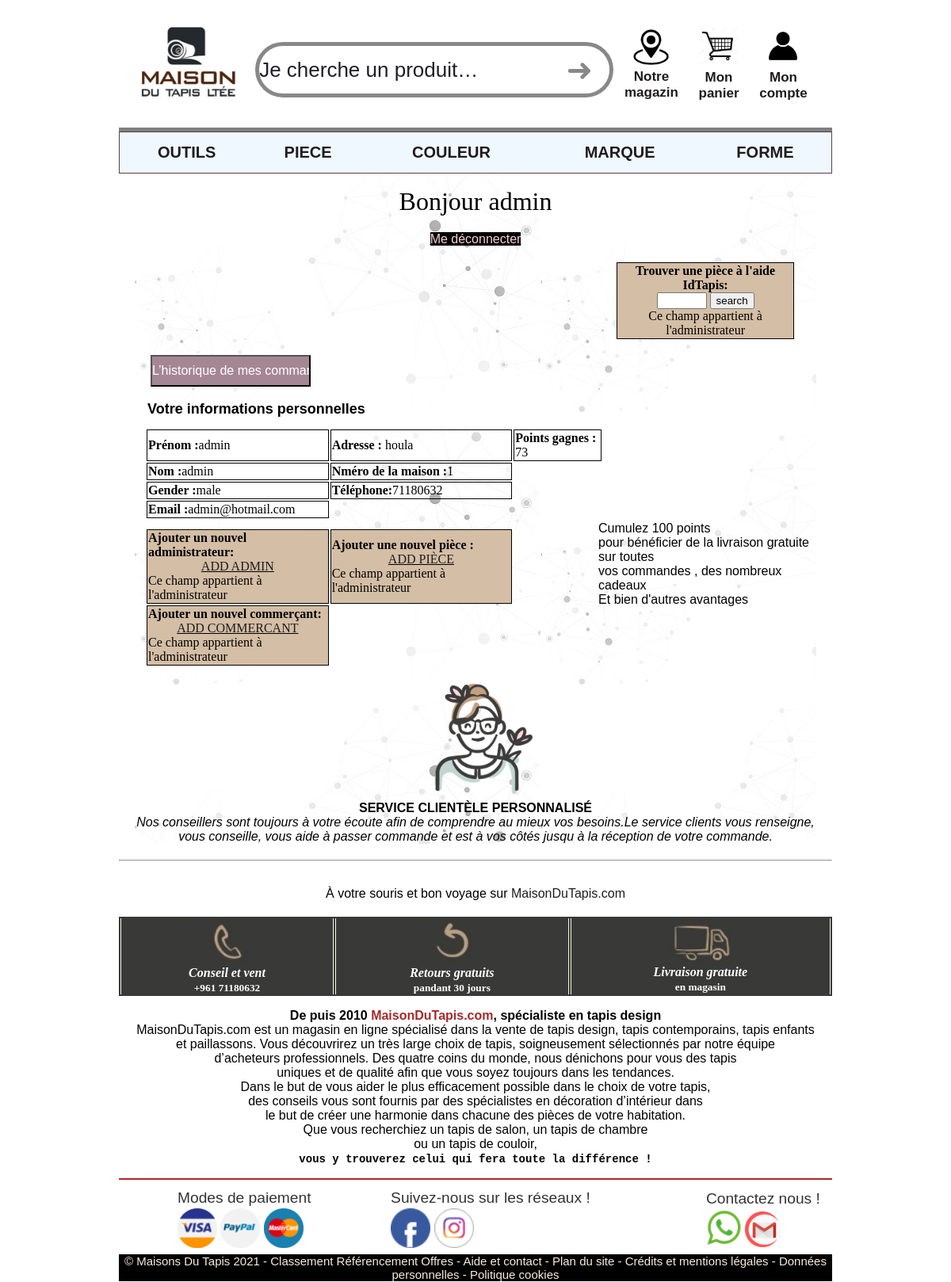
Screenshot of /tapis/compte.php (signed in) with the database file from the repository.
### tables this page shows
CREATE TABLE `user` (
  `userId` int(11) NOT NULL,
  `admin` int(11) DEFAULT 0,
  `nom` varchar(50) DEFAULT NULL,
  `prenom` varchar(50) DEFAULT NULL,
  `email` varchar(50) DEFAULT NULL,
  `password` varchar(50) DEFAULT NULL,
  `gender` varchar(20) DEFAULT NULL,
  `nbpoint` int(11) DEFAULT 0,
  `tel` varchar(20) DEFAULT NULL,
  `nbmaison` varchar(20) DEFAULT NULL,
  `addresse` varchar(50) DEFAULT 'beirout',
  `dateUser` date DEFAULT curdate()
);

### tapis/compte.php (the view, shortened to what this page needs)
<!DOCTYPE html>
<html>
<head>
    <link rel="stylesheet" href="searchcss1.css">
    <link rel="stylesheet" href="home.css">
</head>
<body>
    <header>
        <div class="container">
            <table>
                <tr>
                    <td>
                        <a href="home.php"><img src="photo\brand.png " width='150px' hight='150px' id="logo">
                        </a>
                    </td>
                    <td>
                    <div class="flexsearch" id="search">
                            <div class="flexsearch--wrapper">
                                <form class="flexsearch--form" action="search.php" method="GET">
                                    <div class="flexsearch--input-wrapper">
                                        <input class="flexsearch--input" type="search"
                                            placeholder="Je cherche un produit…" name="search">
                                    </div>
                                    <input class="flexsearch--submit" type="submit" name="submit" value="&#10140;" />
                                </form>
                            </div>
                        </div>
                    </td>
                    <td style="padding-top: 3px; padding-right:15px ;">
                        <a href="https://goo.gl/maps/BrDynxbym1YPUgUd6" style="color:rgb(31, 28, 28) ;top: 2px;"><img
                                src="photo\location.png" width='45px' hight='40px'> <br /> <b> Notre<br /> magazin </b>
                        </a>
                    </td>
                    <td style=" padding-right:15px ;">
                        <a href="panier.php"><img src="photo\panier.jpg " width='50px' hight='55px'> <br /><b>
                                Mon <br /> panier </b> </a>
                    </td>
                    <td style=" padding-right:25px ;">
                        <a href="compte.php"><img src="photo\compte.jpeg " width='50px' hight='50px'> <br />
                            <b> Mon <br /> compte </b> </a>
                    </td>
                </tr>
            </table>
        </div>
        <div id="header2">
            <table class="titre">
                <tr>
                    <td> <a href="searchtools.php">OUTILS</a></td>
                    <td> <a href="pieces.php"> PIECE</a></td>
                    <td> <a href="colors.php"> COULEUR</a></td>
                    <td> <a href="marks.php"> MARQUE </a></td>
                    <td> <a href="formTapis.php"> FORME </a></td>
                </tr>
            </table>
        </div>
    </header>
    <section class="compte" style="font-family:Arial,sans-serif;; margin: 20px;  background-image: url(photo/bbbbb1.jpg) ; ">
    <?php
    if(!isset($_SESSION['admin'])){
        echo"
        <table style='width: 100%;'>
            <tr>
                <td>
                    <form method='POST' action='logintapis.php' style='height: 100%;'>
                        <fieldset>
                            <table>
                                <tr>
                                    <td style='font-size: 20px; font-weight:lighter;'> Déjà client ?</td>
                                </tr>
                                <tr>
                                    <td>Connectez-vous ici pour poursuivre votre shopping!</td>
                                </tr>
                                <tr>
                                    <td> <center> <input type='submit' name='connecter' value='connecter'
                                            style='background-color: rgb(88, 66, 66) ;color: aliceblue; width: 209px;height: 25px; ;margin: 12px; margin-left: 0;' />
                                   </center> </td>
                                </tr>
                            </table>
                        </fieldset>
                    </form>
                </td>
                <td style='float: right;'>
                    <form method='POST' action='register.php' style='float: right; height: 100%;'>
                        <fieldset>
                            <table>
                                <tr>
                                    <td style='font-size: 20px; font-weight:lighter;'>Nouveau client ?</td>
                                </tr>
                                <tr>
                                    <td>
                                        Pour votre shopping deco, vous pouvez compter sur votre compte !
                                    </td>
                                </tr>
                                <tr>
                                    <td>
                                        Retrouvez les informations de votre commande
                                    </td>
                                    <td>   <img src="?>"photo\r1.png" <?php echo" width='25px' height='25px'></td>
                                </tr>
                                <tr>
                                    <td>
                                        Accédez à nos ventes privées & restez informé de nos bons plans
                                    </td>
                                    <td> <img src="?>'photo\r2.png' <?php echo" width='25px' height='25px'> </td>
                                </tr>
                                <tr>
                                    <td>
                                        <center><input type='submit' name='button' value='Creer mon compte'
                                                style='background-color: rgb(88, 66, 66) ;color: aliceblue; width: 209px;height: 25px; margin: 16px;margin-bottom: 0;' />
                                        </center>
                                    </td>
                                </tr>
                            </table>
                        </fieldset>
                    </form>
                </td>
            </tr>
        </table>
       " ; }
       else{
        require('configtapis.php');
        $sql=" select *  from user where userId=".$_SESSION['userId'];
        $result=mysqli_query($con,$sql) ;
            $row=mysqli_fetch_array($result) ;
           echo"   </br><center>
           <p style='font-family: Valentine;font-weight: 400;font-size:xx-large; margin-bottom:20px;'> Bonjour ".$row['prenom']." </p>
       </center>" ;
           echo" <center ><ins><a href='logouttapis.php' > <h style='background-color: black; color: #f8d3d3;'> Me déconnecter </h></a> </ins> </center> </br>" ;
           if($_SESSION['admin']==1 ){
            echo"
            <form action='searchId.php' method='GET'>
    <table style='width:27%; margin-left: 70%; font-family: Valentine;'><tr >
     <td></td>
     <td style=' border: solid 1pt black; background-color: rgb(212, 190, 165);'> <b> <center>Trouver une pièce à l'aide IdTapis:</center> </b>
     <h><center>
         <input type='number' name='IdTapis' style='width: 25%;' min='0' required>
     <input type='submit' value='search'></center> </h>
     <center>Ce champ appartient à l'administrateur</center>
     </td></tr></table></form>";}
           echo" <br> <form action='commandes.php' method='GET' style='margin-left:20px;'>
           <input type='submit' value='L’historique de mes commandes'  style='width: 24%; font-weight: 10;
           font-size: 16px;
           line-height: 16px;
           padding: 10px 0;
           color: #fff;
           font-family: oswald,sans-serif;
           display: block!important;
           -moz-transition: all .3s ease;
           -o-transition: all .3s ease;
           -webkit-transition: all .3s ease;
           transition: all .3s ease;background-color: #a58695;'>
       </form>  <br>";
           echo" <h style=' margin-left:16px;font-size:large; ' ><b> Votre informations personnelles</b></h>";
           echo"
           <table>
    <tr> <td>
<table style='width: 100%; height: 180px; border-bottom: 0 ;text-align: left; font-family:Valentine ;font-weight: 400; margin:10px;'>
    <tr>
        <td style=' border: solid 1pt black;'> <b>Prénom :</b>".$row['prenom']."</td>
        <td style=' border: solid 1pt black;''> <b>Adresse :</b>  ".$row['addresse']."</td>
        <td style=' border: solid 1pt black;'> <b>Points gagnes :</b> ".$row['nbpoint']."</td>
    </tr>
    <tr>
        <td style='border: solid 1pt black;'> <b>Nom :</b>".$row['nom']."</td>
        <td style=' border: solid 1pt black;'> <b>Nméro de la maison :</b>".$row['nbmaison']."</td>
    </tr>
    <tr>
        <td style=' border: solid 1pt black;'> <b>Gender :</b>".$row['gender']."</td>
        <td style=' border: solid 1pt black;'> <b>Téléphone:</b>".$row['tel']."</td>
    </tr>
    <tr>
        <td style=' border: solid 1pt black;'> <b>Email :</b>".$row['email']."</td>
    </tr>
    </tr> <td> </td></tr> </tr> <td> </td></tr> </tr> <td> </td></tr>
    "; if($_SESSION['admin']==1 ) echo"
     <tr >
     <td style=' border: solid 1pt black; background-color: rgb(212, 190, 165);'> <b> Ajouter un nouvel administrateur:</b> </br>
     <h><center><ins><a href='registeradmin.php?admin=1' >ADD ADMIN</a> </ins> </center> </h>
     Ce champ appartient à l'administrateur</td>
     <td style=' border: solid 1pt black; background-color: rgb(212, 190, 165);'> <b> Ajouter une nouvel pièce :</b> </br>
     <h><center><ins><a href='addpiece.php' >ADD PIÈCE</a> </ins> </center> </h>
     Ce champ appartient à l'administrateur</td>
     </tr>
     <td style=' border: solid 1pt black; background-color: rgb(212, 190, 165);'> <b> Ajouter un nouvel commerçant:</b> </br>
     <h><center><ins><a href='registeradmin.php?admin=2' >ADD COMMERCANT</a> </ins> </center> </h>
     Ce champ appartient à l'administrateur</td>
     <tr>
     </tr>
    ";
    echo"
</table>
   </td>
        <td style='padding-top:40px;'>
        Cumulez 100 points  <br>pour bénéficier de la livraison gratuite sur toutes <br> vos commandes  , des nombreux cadeaux <br> Et bien d'autres avantages</br>
        </td>
</tr>
</table>
           ";
           echo"
         <center>  <img src= " ;?> "photo\i5.webp"<?php echo" width='150px' hight='150px'> </center>
                    <center> <b>SERVICE CLIENTÈLE PERSONNALISÉ</b></center>
                    <i>
                        <center>
                            Nos conseillers sont toujours à votre écoute afin de comprendre au mieux vos besoins.Le
                            service clients vous renseigne, vous conseille, vous aide à passer commande et est à vos
                            côtés jusqu à la réception de votre commande.</center> </i> ";
       }?>
    </section>
    <hr />
    <section>
        <p style="font-size:xx-large">
            <center>
                À votre souris et bon voyage sur <a href="home.php">MaisonDuTapis.com</a>
            </center>
        </p>
    </section>
    <section id="end">
        <table>
            <tr>
                <td>
                    <a href="tel:+961 71180632"> <img src="photo\phone.jpg " width='65px' hight='65px'> <br /></a>
                    <h1 style="font-size: medium; font-family:cursive;margin: 0;"><i> Conseil et vent </i><br />
                        <small> +961 71180632 </small>
                    </h1>
                </td>
                <td>
                    <a href="retours.php"> <img src="photo\retours.jpg " width='56px' hight='56px'> <br /></a>
                    <h1 style="font-size: medium; font-family:cursive; margin: 0;"><i> Retours gratuits</i><br />
                        <small>pandant 30 jours </small>
                    </h1>
                </td>
                <td>
                    <a href="livraison.php"> <img src="photo\livraison.jpg " width='100px' hight='100px'> <br /></a>
                    <h1 style="font-size: medium; font-family:cursive; margin: 0;"><i> Livraison gratuite</i><br />
                        <small> en magasin </small>
                    </h1>
                </td>
            </tr>
        </table>
    </section>
    <section>
        <p>
            <center>
                <b>
                    <center>De puis 2010 <h style="color: brown;"> MaisonDuTapis.com</h>, spécialiste en tapis design
                </b>
            </center>
            <center>
                MaisonDuTapis.com est un magasin en ligne spécialisé dans la vente de tapis design, tapis contemporains,
                tapis
                enfants<br /> et paillassons.
                Vous découvrirez un très large choix de tapis, soigneusement sélectionnés par notre
                équipe<br /> d’acheteurs professionnels. Des quatre coins du monde, nous dénichons pour vous des
                tapis<br />
                uniques et
                de qualité afin que vous soyez toujours dans les tendances.<br />
                Dans le but de vous aider le plus efficacement possible dans le choix de votre tapis,<br /> des conseils
                vous sont
                fournis par des spécialistes en décoration d’intérieur dans<br /> le but de créer une harmonie dans
                chacune
                des
                pièces de votre habitation.<br /> Que vous recherchiez un tapis de salon, un tapis de chambre<br /> ou
                un
                tapis de
                couloir, <br /> <b style="font-size: 14px;"> <tt> vous y trouverez celui qui fera toute la différence !
                </b> </tt></center>
        </p>
    </section>
    <hr color="brown" size="2px" />
    <section id="fb">
        <table>
            <tr>
                <td>
                    <table>
                        <caption style="float: left;">
                            <center> <big>Modes de paiement</big></center>
                        </caption>
                        <tr>
                            <td> <a href="https://visa-cart.com/"> <img src="photo\visa.webp" width='50px'
                                        hight='50px'></a>
                                <a href="https://www.paypal.com/lb/home"><img src="photo\paypal.webp" width='50px'
                                        hight='50px'></a>
                                <a href="https://www.mastercard.us/en-us.html"> <img src="photo\mastercard.webp"
                                        width='50px' hight='50px'></a>
                            </td>
                        </tr>
                    </table>
                </td>
                <td>
                    <table>
                        <caption style="float: left;">
                            <center> <big> Suivez-nous sur les réseaux !</big></center>
                        </caption>
                        <tr>
                            <td> <a href="https://m.facebook.com/carpetsinlebanon/"><img src="photo\fb.webp"
                                        width='50px' hight='50px'></a>
                                <a href="https://www.instagram.com/lartisandutapis/?hl=en"> <img src="photo\insta.webp"
                                        width='50px' hight='50px'></a>
                            </td>
                        </tr>
                    </table>
                </td>
                <td>
                    <table>
                        <caption style="float: left;">
                            <center> <big> Contactez nous !</big></center>
                        </caption>
                        <tr>
                            <td> <a href=" https://wa.me/+961 71180632"><img src="photo\waths11.png" width='45px'
                                        hight='45px'></a>
                                <a href="mailto://maisondutapis@hotmail.com"><img src="photo\mail.png" width='45px'
                                        hight='23px'></a>
                            </td>
                        </tr>
                    </table>
                </td>
            </tr>
        </table>
    </section>
</body>
<footer>
    <h>
        <center> © Maisons Du Tapis 2021 - Classement Référencement Offres - Aide et
            contact - Plan du site - Crédits et mentions légales - Données personnelles - Politique cookies </center>
    </h>
</footer>
</html>

### rows the page displays
user: prenom "admin", addresse "houla", nbpoint "73", nom "admin", nbmaison "1", gender "male", tel "71180632", email "admin@hotmail.com"
